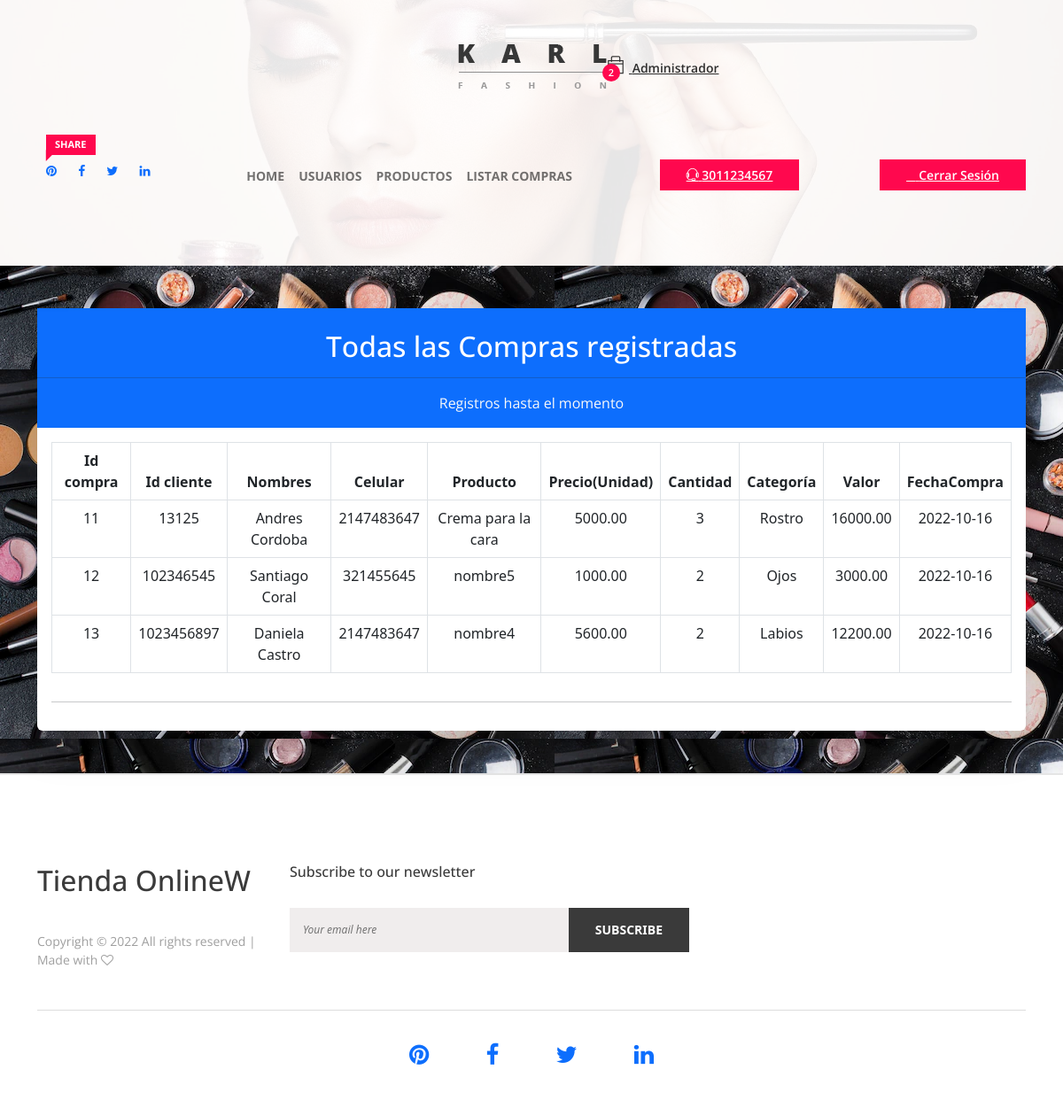
The app's page /admin/compras.php (signed in) with its own data.
### tables this page shows
CREATE TABLE `compras` (
  `idCompra` int(15) NOT NULL,
  `idPoductoCompra` int(15) NOT NULL,
  `idClienteCompra` int(15) NOT NULL,
  `cantidadCompra` int(15) NOT NULL,
  `valorEnvio` float(15,2) NOT NULL DEFAULT 1000.00,
  `fechaCompra` date NOT NULL DEFAULT current_timestamp(),
  `Total` float(15,2) NOT NULL
);

CREATE TABLE `usuarios` (
  `idUsuario` int(15) NOT NULL,
  `identificacion` int(20) NOT NULL,
  `nombres` varchar(50) NOT NULL,
  `apellidos` varchar(50) NOT NULL,
  `celular` int(20) NOT NULL,
  `correo` varchar(100) NOT NULL,
  `password` varchar(50) NOT NULL,
  `rol` int(15) NOT NULL
);

CREATE TABLE `productos` (
  `idProd` int(15) NOT NULL,
  `nombre` varchar(50) NOT NULL,
  `precio` float(15,2) NOT NULL,
  `cantidad` int(15) NOT NULL,
  `descripcion` varchar(100) NOT NULL,
  `imagen` varchar(200) DEFAULT '../img/product-img/default.jpg',
  `idCategoria` int(10) NOT NULL
);

### admin/compras.php (the view, shortened to what this page needs)
<?php
require "../Model/conexion.php";
include 'encabezado.php';
$sql="select * from usuarios, productos, compras where (productos.idProd=compras.idPoductoCompra) AND (usuarios.idUsuario=compras.idClienteCompra)";
$resultado=$conexion->query($sql);
 ?>
<div class="container">
    <div class="card o-hidden border-0 shadow-lg my-5">
        <div class="cart-header text-center bg-primary">
            <br>
            <h2 class="text-white">Todas las Compras registradas</h2>
            <hr>
            <p class="text-light">Registros hasta el momento</p>
        </div>
        <div class="card-body checkout_details_area">
            <div class="table-responsive">
                <table class="table table-bordered text-center" width="100%" cellspacing="0">
                    <thead>
                    <th class="text-center">Id compra</th>
                    <th class="text-center">Id cliente</th>
                        <th class="text-center">Nombres</th>
                        <th class="text-center">Celular</th>
                        <th class="text-center">Producto</th>
                        <th class="text-center">Precio(Unidad)</th>
                        <th class="text-center">Cantidad</th>
                        <th class="text-center">Categoría</th>
                        <th class="text-center">Valor</th>
                        <th class="text-center">FechaCompra</th>
                    </thead>
                    <tbody>
                        <?php
                            while($row = $resultado->fetch_array()){
                                $id = $row['idCompra'];
                                $idCliente = $row['identificacion'];
                                $nombreCliente = $row['nombres'].' '.$row['apellidos'];
                                $celular = $row['celular'];
                                $nombre = $row['nombre'];
                                $precio = $row['precio'];
                                $cantidad = $row['cantidadCompra'];
                                $categoria = $row['idCategoria'];
                                if($categoria==2) $tipoProducto='Labios';
                                if($categoria==3) $tipoProducto='Ojos';
                                if($categoria==4) $tipoProducto='Rostro';
                                $Total = $row['Total'];
                                $fechaCompra = $row['fechaCompra'];
                        ?>
                        <tr>
                        <td>
                                <?php echo $id; ?>
                            </td><td>
                                <?php echo $idCliente; ?>
                            </td>
                            <td>
                                <?php echo $nombreCliente; ?>
                            </td>
                            <td>
                                <?php echo $celular; ?>
                            </td>
                            <td>
                                <?php echo $nombre; ?>
                            </td>
                            <td>
                            <?php echo $precio; ?>
                            </td>
                            <td>
                                <?php echo $cantidad; ?>
                            </td>
                            <td><?php echo $tipoProducto; ?></td>
                            <td><?php echo $Total; ?></td>
                            <td><?php echo $fechaCompra; ?></td>
                        </tr>
                        <?php } ?>
                    </tbody>
                </table>
            </div>
            <hr>
        </div>
    </div>
</div>
<?php
include '../footer.php'?>

### css/core-style.css (style rules this page uses)
* { margin: 0; padding: 0; }
body { font-family: 'Open Sans', sans-serif; font-weight: 400; overflow-x: hidden; }
h1, h2, h3, h4, h5, h6 { color: #3a3a3a; line-height: 1.2; font-family: 'Open Sans', sans-serif; font-weight: 700; }
p { color: #3a3a3a; font-size: 1em; line-height: 1.5; font-family: 'Open Sans', sans-serif; font-weight: 400; }

### records on screen
compras: idCompra "11", idClienteCompra.identificacion "13125", idClienteCompra.apellidos "Andres Cordoba", idClienteCompra.celular "2147483647", idPoductoCompra.nombre "Crema para la cara", idPoductoCompra.precio "5000.00", cantidadCompra "3", idPoductoCompra.idCategoria "Rostro", Total "16000.00", fechaCompra "2022-10-16"
compras: idCompra "12", idClienteCompra.identificacion "102346545", idClienteCompra.apellidos "Santiago Coral", idClienteCompra.celular "321455645", idPoductoCompra.nombre "nombre5", idPoductoCompra.precio "1000.00", cantidadCompra "2", idPoductoCompra.idCategoria "Ojos", Total "3000.00", fechaCompra "2022-10-16"
compras: idCompra "13", idClienteCompra.identificacion "1023456897", idClienteCompra.apellidos "Daniela Castro", idClienteCompra.celular "2147483647", idPoductoCompra.nombre "nombre4", idPoductoCompra.precio "5600.00", cantidadCompra "2", idPoductoCompra.idCategoria "Labios", Total "12200.00", fechaCompra "2022-10-16"
